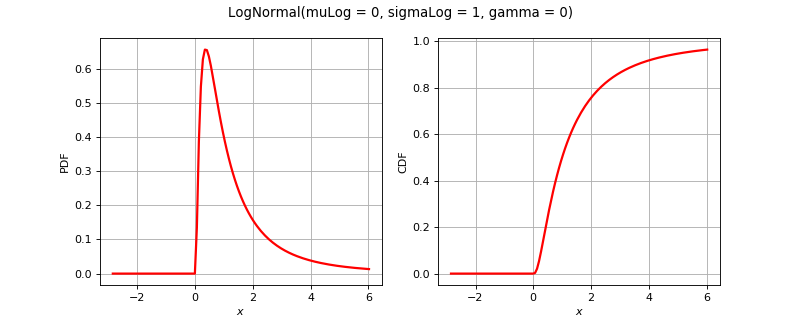

Reproduce this figure in Python.
import openturns as ot
from matplotlib import pyplot as plt
from openturns.viewer import View
if ot.LogNormal().__class__.__name__ == 'ComposedDistribution':
    correlation = ot.CorrelationMatrix(2)
    correlation[1, 0] = 0.25
    aCopula = ot.NormalCopula(correlation)
    marginals = [ot.Normal(1.0, 2.0), ot.Normal(2.0, 3.0)]
    distribution = ot.ComposedDistribution(marginals, aCopula)
elif ot.LogNormal().__class__.__name__ == 'CumulativeDistributionNetwork':
    distribution = ot.CumulativeDistributionNetwork([ot.Normal(2),ot.Dirichlet([0.5, 1.0, 1.5])], ot.BipartiteGraph([[0,1], [0,1]]))
elif ot.LogNormal().__class__.__name__ == 'Histogram':
    distribution = ot.Histogram([-1.0, 0.5, 1.0, 2.0], [0.45, 0.4, 0.15])
else:
    distribution = ot.LogNormal()
dimension = distribution.getDimension()
if dimension == 1:
    distribution.setDescription(['$x$'])
    pdf_graph = distribution.drawPDF()
    cdf_graph = distribution.drawCDF()
    fig = plt.figure(figsize=(10, 4))
    plt.suptitle(str(distribution))
    pdf_axis = fig.add_subplot(121)
    cdf_axis = fig.add_subplot(122)
    View(pdf_graph, figure=fig, axes=[pdf_axis], add_legend=False)
    View(cdf_graph, figure=fig, axes=[cdf_axis], add_legend=False)
elif dimension == 2:
    distribution.setDescription(['$x_1$', '$x_2$'])
    pdf_graph = distribution.drawPDF()
    fig = plt.figure(figsize=(10, 5))
    plt.suptitle(str(distribution))
    pdf_axis = fig.add_subplot(111)
    View(pdf_graph, figure=fig, axes=[pdf_axis], add_legend=False)
